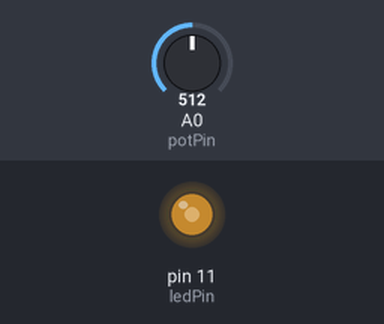
Recording of a sketch running on a simulated Arduino Uno, built with avr-gcc and run on an emulated ATmega328P. On the bench: output pins drawn as LEDs (lit = HIGH). The test bench sets the inputs (shaded band); at power-on: A0 (potPin) = 512.

Above: at 1.2 s.
1.3 s: A0 (potPin) set to 716
At 2.3 s:
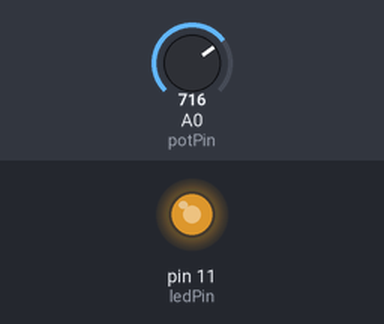
2.8 s: A0 (potPin) set to 900
At 3.4 s:
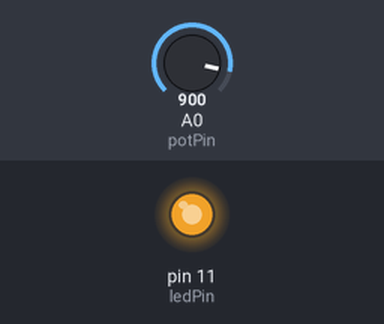
4.3 s: A0 (potPin) set to 122
At 4.6 s:
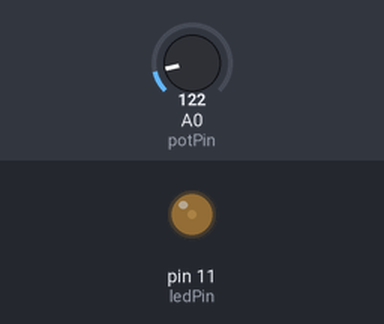
5.8 s: A0 (potPin) set to 0
At 6.9 s:
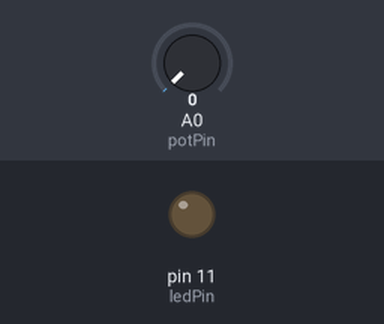
7.3 s: A0 (potPin) set to 511
At 8.0 s:
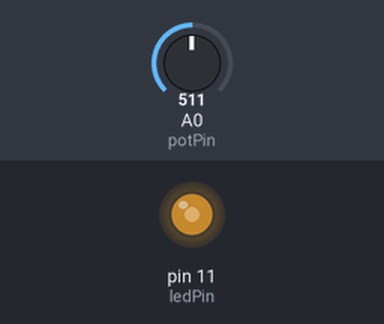
Timing chart, 0 to 9.8 s (numbered marks = the images above; inputs shaded):
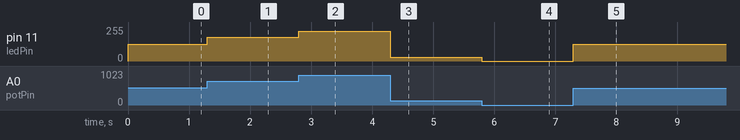

The sketch:

Arduino_UNO_LEDpotentiometer.ino
```cpp
const int potPin = A0;
const int ledPin = 11;

void setup() {
  pinMode(ledPin, OUTPUT);
}

void loop() {
  int potValue = analogRead(potPin);

  int brightness = map(potValue, 0, 1023, 0, 255);

  analogWrite(ledPin, brightness);
}
```

Measured:
- after the input at 1.3 s, pin 11 (ledPin): 127/255 → 178/255 at once
- after the input at 2.8 s, pin 11 (ledPin): 178/255 → 224/255 at once
- after the input at 4.3 s, pin 11 (ledPin): 224/255 → 30/255 at once
- after the input at 5.8 s, pin 11 (ledPin): 30/255 → 0/255 at once
- after the input at 7.3 s, pin 11 (ledPin): 0/255 → 127/255 at once
